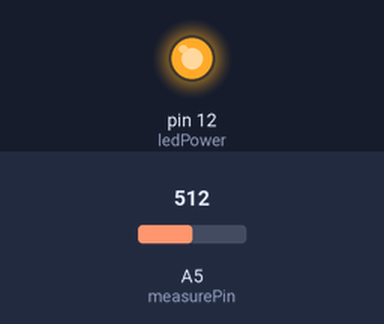
Simulated run of this sketch. Board: Arduino Uno, built with avr-gcc and run on an emulated ATmega328P. Shown: output pins drawn as LEDs (lit = HIGH). The test bench sets the inputs (shaded band); at power-on: A5 (measurePin) = 512. What the sketch prints to the serial monitor is not drawn.

Above: at 0.1 s.
Timing chart, 0 to 1.6 s (numbered marks = the images above):
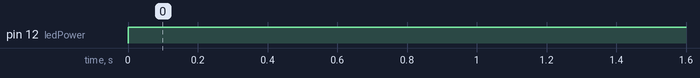

Measured:
- by itself, pin 12 (ledPower): LOW → HIGH at 0.00 s

The sketch:

Dust.ino
```cpp
int measurePin = A5;
int ledPower = 12;

unsigned int samplingTime = 280;
unsigned int deltaTime = 40;
unsigned int sleepTime = 9680;

float voMeasured = 0;
float calcVoltage = 0;
float dustDensity = 0;

void setup(){
  Serial.begin(9600);
  pinMode(ledPower,OUTPUT);
}

void loop(){
  digitalWrite(ledPower,LOW);
  delayMicroseconds(samplingTime);

  voMeasured = analogRead(measurePin);

  delayMicroseconds(deltaTime);
  digitalWrite(ledPower,HIGH);
  delayMicroseconds(sleepTime);

  calcVoltage = voMeasured*(5.0/1024);
  dustDensity = 0.17*calcVoltage-0.1;

  if ( dustDensity < 0)
  {
    dustDensity = 0.00;
  }

  Serial.println("Raw Signal Value (0-1023):");
  Serial.println(voMeasured);

  Serial.println("Voltage:");
  Serial.println(calcVoltage);

  Serial.println("Dust Density:");
  Serial.println(dustDensity);

  delay(5000);
}
```
